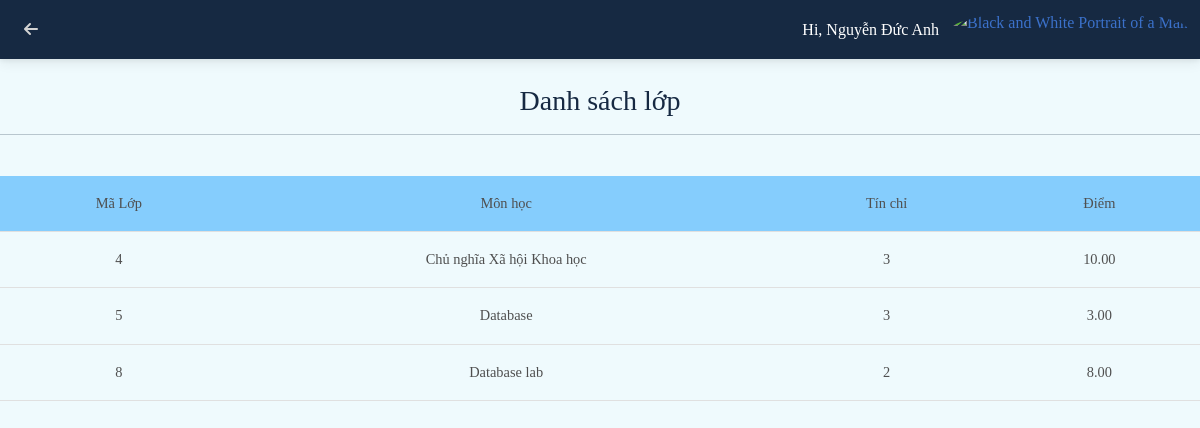
Page /studentclass.php?id=1 (signed in) on the committed database.
### tables this page shows
CREATE TABLE `student_class` (
  `id_student` int(11) DEFAULT NULL,
  `id_class` int(11) DEFAULT NULL,
  `mark` decimal(10,2) DEFAULT NULL
);

CREATE TABLE `class` (
  `id` int(11) NOT NULL,
  `name` varchar(30) DEFAULT NULL,
  `day` varchar(20) DEFAULT NULL,
  `id_teacher` int(11) DEFAULT NULL,
  `credit` int(11) DEFAULT NULL,
  `start_time` int(11) DEFAULT NULL,
  `end_time` int(11) DEFAULT NULL
);

### studentclass.php (the view, shortened to what this page needs)
<?php
if(isset($_GET['id']) && !empty(trim($_GET['id'])))
{
  require_once 'includes/db_connection.php';
  $StuID=trim($_GET['id']);
  $sql="SELECT * FROM student_class sc
  JOIN class c ON c.id=sc.id_class
  WHERE sc.id_student=".$StuID;
  $result=mysqli_query($conn, $sql);
}else
{
  echo "<h1>Something wrong...</h1>";
}
?>
<!DOCTYPE html>
<html lang="en">
<head>
  <link rel="stylesheet" href="https://cdnjs.cloudflare.com/ajax/libs/font-awesome/6.0.0/css/all.min.css" />
  <link rel="stylesheet" href="css/mdb.min.css" />
  <link rel="stylesheet" href="css/style.css">
</head>
<body>
<nav class="navbar navbar-expand-lg navbar-light bg-light" style="background: rgb(74,139,223);
background: radial-gradient(circle, rgba(74,139,223,1) 0%, rgba(22,41,66,1) 0%);">
  <div class="container-fluid">
    <div class="collapse navbar-collapse" id="navbarSupportedContent">
      <ul class="navbar-nav me-auto d-flex flex-row mt-3 mt-lg-0">
      <li class="nav-item text-center mx-2 mx-lg-1">
          <a class="nav-link left-link" aria-current="page" href="studentlist.php">
            <div>
              <i class="fas fa-arrow-left"></i>
            </div>
          </a>
        </li>
      </ul>
    </div>
    <div class="d-flex align-items-center">
      <div style="color:white;"><?php echo "Hi, ".$_SESSION['username']."&nbsp;&nbsp;&nbsp;"; ?></div>
      <div class="dropdown">
        <a
          class="dropdown-toggle d-flex align-items-center hidden-arrow"
          href="#"
          id="navbarDropdownMenuAvatar"
          role="button"
          data-mdb-toggle="dropdown"
          aria-expanded="false"
        >
          <img
            src="https://mdbcdn.b-cdn.net/img/new/avatars/2.webp"
            class="rounded-circle"
            height="40"
            alt="Black and White Portrait of a Man"
            loading="lazy"
          />
        </a>
      </div>
    </div>
  </div>
</nav>
<br>
<div style="text-align: center; color:#162942"><h3 >Danh sách lớp</h3>
<hr>
</div>
<br>
<table class="table table-hover td">
  <thead>
    <tr style="background: rgb(133,205,253);
background: linear-gradient(45deg, rgba(133,205,253,1) 100%, rgba(255,120,164,0) 100%);">
      <th scope="col">Mã Lớp</th>
      <th scope="col">Môn học</th>
      <th scope="col">Tín chỉ</th>
      <th scope="col">Điểm</th>
    </tr>
    </thead>
    <tbody>
<?php
while($row = mysqli_fetch_array($result))
{
  echo "<tr >
  <th scope='row'>" . $row["id_class"] . "</th>
  <td>" . $row["name"] . "</td>
  <td>" . $row["credit"] . "</td>
  <td>" . $row["mark"] . "</td>
  </tr>";
}
?>
</tbody>
</table>
</body>
</html>

### css/style.css (style rules this page uses)
* { font-family:Cambria, Cochin, Georgia, Times, 'Times New Roman', serif; }

### studentclass.php (style rules this page uses)
.left-link { color:#d3d3d3; transition: opacity 0.15s; }
.td { text-align: center; }
body { background: rgb(239,250,253); background: linear-gradient(90deg, rgba(239,250,253,1) 100%, rgba(74,139,223,1) 100%); }

### rows in the picture
student_class: id_class "4", id_class.name "Chủ nghĩa Xã hội Khoa học", id_class.credit "3", mark "10.00"
student_class: id_class "5", id_class.name "Database", id_class.credit "3", mark "3.00"
student_class: id_class "8", id_class.name "Database lab", id_class.credit "2", mark "8.00"

### other values in the picture
$_SESSION['username'] "Nguyễn Đức Anh"
